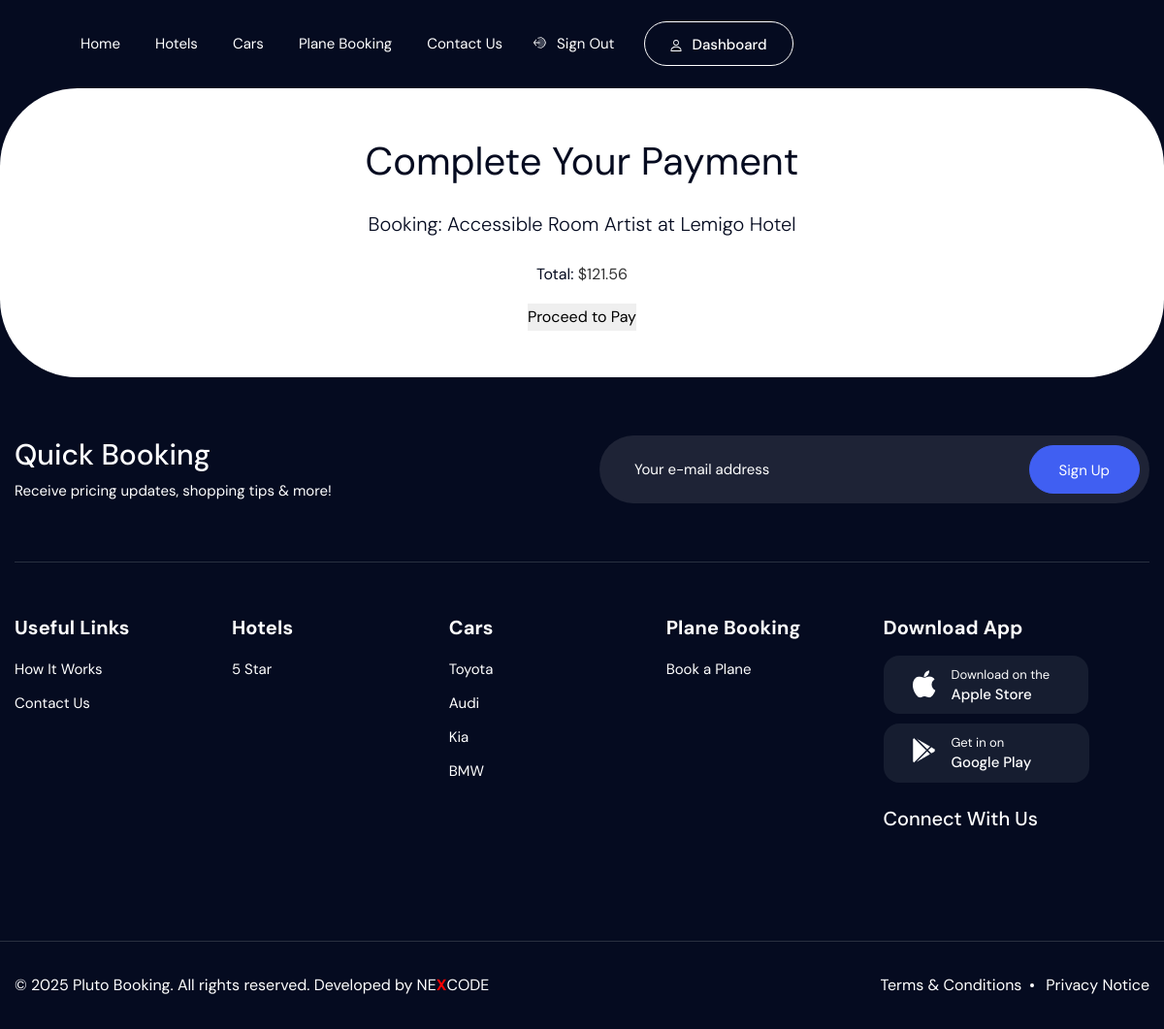
The page /payment/room/84f95af9-3ffe-40f4-9ca0-312c29de18ed/pay/ (signed in) on the database its author committed.
### payment/models.py (models this page shows, shortened)
class RoomPayment(models.Model):
    STATUS_CHOICES = [
        ('pending', 'Pending'),
        ('success', 'Success'),
        ('failed', 'Failed'),
    ]
    booking = models.OneToOneField(RoomBooking, on_delete=models.CASCADE, related_name='payment')
    invoice_number = models.CharField(max_length=100, unique=True)
    status = models.CharField(max_length=20, choices=STATUS_CHOICES, default='pending')
    created_at = models.DateTimeField(auto_now_add=True)
    updated_at = models.DateTimeField(auto_now=True)

### hotel/models.py (models this page shows, shortened)
class RoomBooking(models.Model):
    STATUS_CHOICES = [
        ('pending', 'Pending'),
        ('confirmed', 'Confirmed'),
        ('cancelled', 'Cancelled'),
        ('checked_in', 'Checked In'),
        ('checked_out', 'Checked Out'),
    ]
    user = models.ForeignKey(settings.AUTH_USER_MODEL, on_delete=models.CASCADE, related_name='room_bookings')
    room = models.ForeignKey('HotelRoom', on_delete=models.CASCADE, related_name='bookings')
    check_in = models.DateField()
    check_out = models.DateField()
    guests = models.PositiveSmallIntegerField(default=1)
    special_requests = models.TextField(blank=True, null=True)
    total_price = models.DecimalField(max_digits=10, decimal_places=2)
    status = models.CharField(max_length=20, choices=STATUS_CHOICES, default='pending')
    created_at = models.DateTimeField(auto_now_add=True)
    updated_at = models.DateTimeField(auto_now=True)
    class Meta:
        ordering = ['-created_at']
        verbose_name = "Room Booking"
        verbose_name_plural = "Room Bookings"

class HotelRoom(models.Model):
    ROOM_TYPE_CHOICES = [
        ("single", "Single Room"),
        ("double", "Double Room"),
        ("twin", "Twin Room"),
        ("triple", "Triple Room"),
        ("quad", "Quad Room"),
        ("queen", "Queen Room"),
        ("king", "King Room"),
        ("standard", "Standard Room"),
        ("deluxe", "Deluxe Room"),
        ("superior", "Superior Room"),
        ("executive", "Executive Room"),
        ("junior_suite", "Junior Suite"),
        ("suite", "Suite"),
        ("penthouse", "Penthouse Suite"),
        ("family", "Family Room"),
        ("accessible", "Accessible Room"),
        ("studio", "Studio"),
        ("connecting", "Connecting Rooms"),
        ("presidential", "Presidential Suite"),
        ("executive_suite", "Executive Suite"),
    ]
    BED_TYPE_CHOICES = [
        ("king", "King Bed"),
        ("queen", "Queen Bed"),
        ("twin", "Twin Beds"),
        ("double", "Double Bed"),
    ]
    hotel = models.ForeignKey('Hotel', on_delete=models.CASCADE, related_name='rooms')
    name = models.CharField(max_length=255)
    room_type = models.CharField(max_length=50, choices=ROOM_TYPE_CHOICES)
    description = models.TextField()
    bed_type = models.CharField(max_length=50, choices=BED_TYPE_CHOICES)
    occupancy = models.PositiveIntegerField(help_text="Maximum number of guests")
    size = models.CharField(max_length=50, help_text="e.g. 30 sqm")
    price_per_night = models.DecimalField(max_digits=10, decimal_places=2)
    refundable = models.BooleanField(default=True)
    is_available = models.BooleanField(default=True)
    created_at = models.DateTimeField(auto_now_add=True)
    class Meta:
        ordering = ['-created_at']

class Hotel(models.Model):
    STAR_CHOICES = [(i, f'{i} Star') for i in range(1, 6)]
    name = models.CharField(max_length=255)
    description = models.TextField()
    stars = models.IntegerField(choices=STAR_CHOICES)
    address = models.CharField(max_length=255)
    map_url = models.TextField(blank=True, null=True)
    country = models.CharField(max_length=100)
    province = models.CharField(max_length=100)
    district = models.CharField(max_length=100)
    sector = models.CharField(max_length=100)
    cell = models.CharField(max_length=100)
    village = models.CharField(max_length=100)
    phone_number = models.CharField(max_length=20, null=True, blank=True)
    email = models.EmailField(null=True, blank=True)
    website = models.URLField(null=True, blank=True)
    is_active = models.BooleanField(default=True)
    created_at = models.DateTimeField(auto_now_add=True)
    class Meta:
        ordering = ['-created_at']

### payment/views.py (the view)
# urls.py: path('room/<str:invoice_number>/pay/', payRoomBooking, name='payRoomBooking'),
@login_required
def payRoomBooking(request, invoice_number):
    payment = get_object_or_404(RoomPayment, invoice_number=invoice_number)
    if payment.booking.user != request.user:
        return redirect('base:home')
    if payment.status != 'pending':
        return redirect('hotel:roomDetails', hotel_id=payment.booking.room.hotel.id, room_id=payment.booking.room.id)
    context = {
        'payment': payment,
        'public_key': "pk_live_a780e931399b42f6a135dd09e897ec32",
    }
    return render(request, 'pages/payment/room_payment.html', context)

### templates/pages/payment/room_payment.html (shortened to what this page needs)
{% extends 'layouts/app.html' %}
{% block content %}
    <section class="layout-radius pt-5 pb-5">
        <div class="boxcar-container text-center">
            <h2 class="mb-4">Complete Your Payment</h2>
            <p class="lead mb-4">Booking: {{ payment.booking.room.name }} at {{ payment.booking.room.hotel.name }}</p>
            <p class="mb-3">Total: <strong>${{ payment.booking.total_price }}</strong></p>
            <button onclick="startPayment()" class="side-btn">
                Proceed to Pay
            </button>
        </div>
    </section>
{% endblock %}

### static/css/mmenu.css (style rules this page uses)
:root { --mm-line-height: 20px; --mm-listitem-size: 44px; --mm-navbar-size: 44px; --mm-offset-top: 0; --mm-offset-right: 0; --mm-offset-bottom: 0; --mm-offset-left: 0; --mm-color-border: rgba(0, 0, 0, 0.1); --mm-color-button: rgba(0, 0, 0, 0.3); --mm-color-text: rgba(0, 0, 0, 0.75); --mm-color-text-dimmed: rgba(0, 0, 0, 0.3); --mm-color-background: #f3f3f3; --mm-color-background-highlight: rgba(0, 0, 0, 0.05); --mm-color-background-emphasis: rgba(255, 255, 255, 0.4); --mm-shadow: 0 0 10px rgba(0, 0, 0, 0.3) }
:root { --mm-iconbar-size: 50px }
:root { --mm-iconpanel-size: 50px }
:root { --mm-sidebar-collapsed-size: 50px; --mm-sidebar-expanded-size: 440px }

### rows shown on the page
RoomPayment: booking.room.name "Accessible Room Artist", booking.room.hotel.name "Lemigo Hotel", booking.total_price "121.56"
